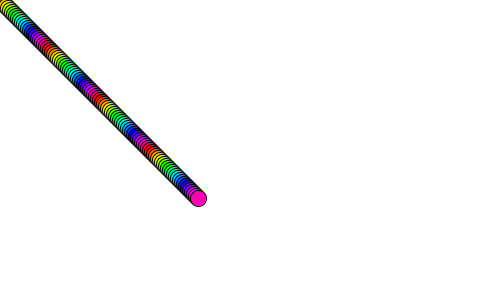
Frame 1 (no input)
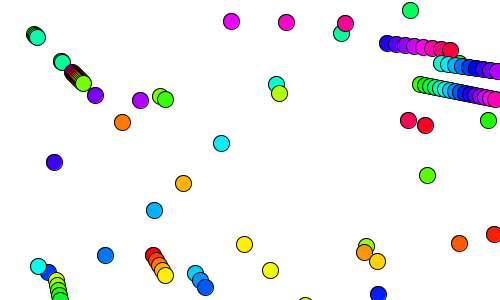
Frame 60 (the mouse pressed at the canvas centre just before this capture)
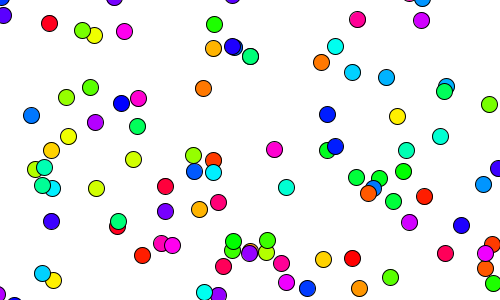
Frame 120 (the mouse held since frame 60 and released just before this capture)

The Processing sketch that drew these frames (run headless with seeded random() and noise(); from frame 60 on, the mouse is pressed at the canvas centre):

// Processing sketch: processing_166838
// ── processing_166838.pde

// example 1.2 バウンドするボール (Shiffman, p.30)（やや改変）
//////////////////////////////////////////////////////////////
/////大域変数宣言エリア
PVector location;  //位置
PVector velocity;  //速度
int n = 100;
 PVector[] locations = new PVector[n]; //オブジェクト生成
 PVector[] velocitys = new PVector[n];  //オブジェクト生成
/////セットアップ
void setup(){
  size(500,300);                   //窓のサイズ
 for(int i = 0; i < n; i++){
    locations[i] = new PVector(i,i); 
    velocitys[i] = new PVector(i,i);
  }
  colorMode(HSB);
}
/////メインループ
void draw(){
  int j;
  background(255,10);         //背景は白色
  for(j=1; j < n; j +=1)
  {
  locations[j].add(velocitys[j]);  //位置の更新（速度ベクトルを加算）
  checkBound(j);            //端でバウンドさせる
  stroke(0);               //ボールの縁の色は黒色
  fill(175);               //ボールの色は灰色
  fill(j*10%255,255,255);
  ellipse(locations[j].x, locations[j].y, 16, 16);  //ボールの描画
  }
}
///////////////////////
// 関数定義エリア
void checkBound(int j){  //端でバウンドさせる

  if((locations[j].x > width)||(locations[j].x < 0)){
    velocitys[j].x *= -1;  //速度のx成分の符号を変える
  }
  if((locations[j].y > height)||(locations[j].y < 0)){
    velocitys[j].y *= -1;  //速度のy成分の符号を変える
  }

}
void mousePressed(){    //マウスボタンが押されたら呼び出される関数
for(int j = 0; j < n; j++)
{
  locations[j].x = mouseX;  //マウスポインタのx座標
  locations[j].y = mouseY;  //マウスポインタのy座標
  velocitys[j].x = random(-10, 10);  //速度は乱数で
  velocitys[j].y = random(-10, 10);  //速度は乱数で
}
}
///// EOF
